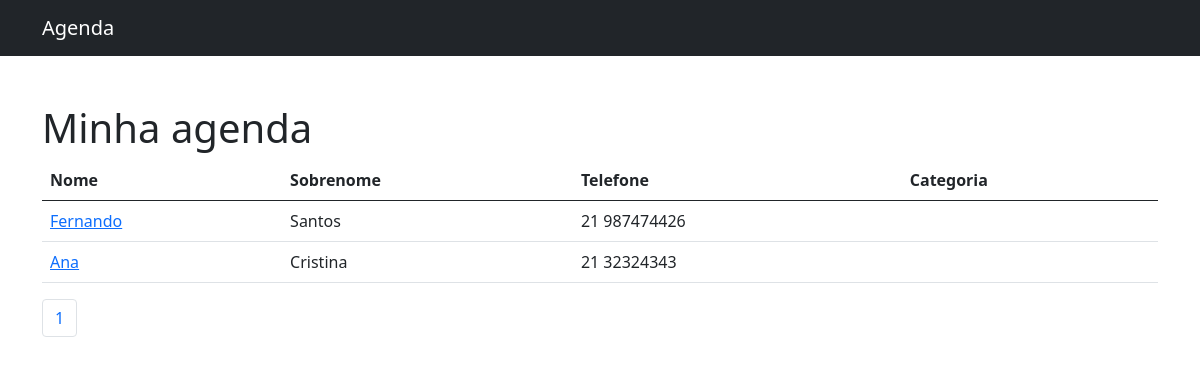
The app's page /, older data.
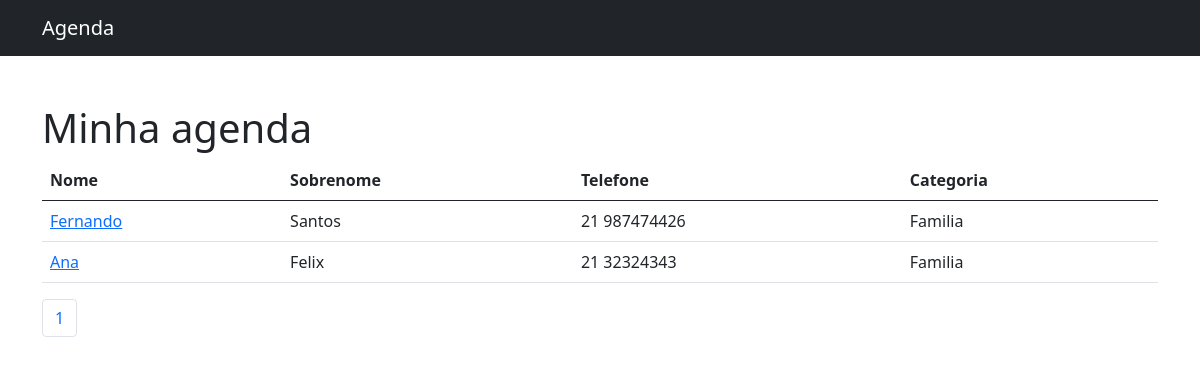
The same page, newer data.
### contatos/models.py (models this page shows, shortened)
class Contato(models.Model):
    nome = models.CharField(max_length=255)
    sobrenome = models.CharField(max_length=255, blank=True)
    telefone = models.CharField(max_length=255)
    email = models.CharField(max_length=255, blank=True)
    descricao = models.TextField()
    data_criacao = models.DateTimeField(default=timezone.now)
    mostrar = models.BooleanField(default=True)
    categoria = models.ForeignKey(Categoria, on_delete=models.DO_NOTHING)

class Categoria(models.Model):
    categoria = models.CharField(max_length=255)
    def __str__(self):
        return self.categoria

### contatos/views.py (the view)
# urls.py: path('', views.index, name="index"),
def index(request):
    contatos = Contato.objects.all()
    paginator = Paginator(contatos, 30)
    page = request.GET.get('p')
    contatos = paginator.get_page(page)
    return render(request, 'contatos/index.html', {
        "contatos": contatos,
    })

### contatos/templates/contatos/index.html
{% extends 'base.html' %}
{% block conteudo %}
    <h1 class="mt-5">Minha agenda</h1>
        <table class="table">
          <thead>
            <tr>
              <th>Nome</th>
              <th>Sobrenome</th>
              <th>Telefone</th>
              <th>Categoria</th>
            </tr>
          </thead>
          <tbody>
            {% for contato in contatos %}
              {% if contato.mostrar %}
                <tr>
                  <td>
                    <a href=" {% url 'detalhes' contato.id %} "> {{contato.nome}} </a>
                  </td>
                  <td> {{contato.sobrenome}} </td>
                  <td> {{contato.telefone}} </td>
                  <td> {{contato.categoria}} </td>
                </tr>
              {% endif %}
            {% endfor %}
          </tbody>
        </table>
        <nav aria-label="Page navigation example">
          <ul class="pagination">
            {% for pagina in contatos.paginator.page_range %}
              <li class="page-item"><a class="page-link" href="?p={{pagina}}"> {{pagina}} </a></li>
            {% endfor %}
          </ul>
      </nav>
{% endblock conteudo %}

### templates/base.html (shortened to what this page needs)
<!doctype html>
<html lang="pt-br">
<head>
    <link href="https://cdn.jsdelivr.net/npm/bootstrap@5.0.0-beta1/dist/css/bootstrap.min.css" rel="stylesheet">
</head>
<body>
    {% include 'partial/_nav.html' %}
    <div class="container">
        <div class="row">
            <div class="col-lg-12">
                {% block conteudo %}{% endblock conteudo %}
            </div>
        </div>
    </div>
</body>
</html>

### templates/partial/_nav.html (shortened to what this page needs)
<nav class="navbar navbar-expand-lg navbar-dark bg-dark static-top">
    <div class="container">
        <a class="navbar-brand" href=" {% url 'index' %} ">Agenda</a>
    </div>
</nav>

Row changes from the older to the newer data that the page shows:
changed Contato "Fernando": categoria (not shown) → "Familia"
changed Contato "Ana": sobrenome "Cristina" → "Felix"; categoria (not shown) → "Familia"
